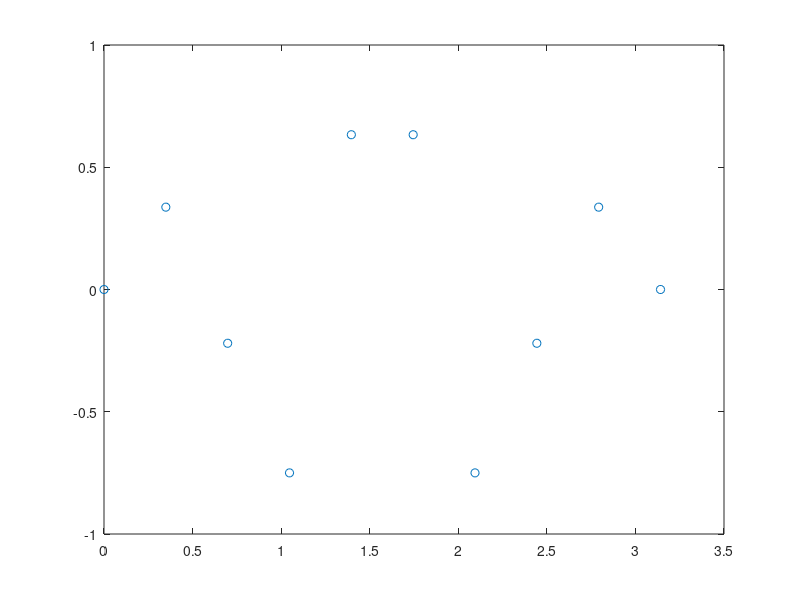

This figure's MATLAB source: (Note: this script raises an error after producing the figure.)
%  Create 10 (input) data points evenly spread out in the range [0,π]
p = linspace(0, pi, 10);
% Create the target values for these points
t = sin(p) .* sin(5*p);
plot(p, t, 'o');
net.trainParam.epochs = 1000;
net.trainParam.lr = 0.15;


% net = newfit(p, t, [6], {'tansig' 'purelin'}, 'traingd', '', 'mse', {}, {}, '')
% Here, we don't want classification
% We basically aim for the function remain as it is; 
% thus purelin which is y=x
% So, tansig ranges from [-1,1]. sin also ranges from [-1,1- and sin.sin
% will also be within this range. And we want this to remain as it is.
% net = init(net);
% [trained_net, stats] = train(net, p, t);
% It's overfitting when we put 8 hidden nodes: (n-1) total hidden nodes.
% There is only 1 layer. If we did [8,10] this would means we've 2 layers; 
% 8 nodes for first layer and 10 for the 2nd layer.

% Set Rprop-specific parameters (try tweaking them)
net.trainParam.delta0 = 0.07;   % Initial step size
net.trainParam.deltamax = 40;   % Maximum step size
net.trainParam.delt_inc = 1.2;  % Increase factor
net.trainParam.delt_dec = 0.5;  % Decrease factor
net = newfit(p, t, [6], {'tansig' 'purelin'}, 'trainrp', '', 'mse', {}, {}, '')
net = init(net);
[trained_net, stats] = train(net, p, t);